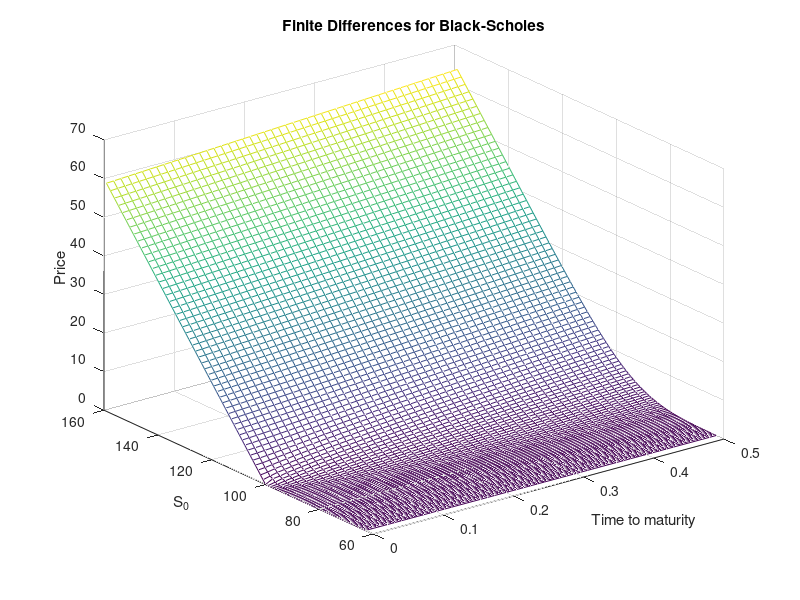

Write the MATLAB code that produced this figure. (Note: this script raises an error after producing the figure.)
%% Prepare Matlab

clc
clf
clear all
close all

%% Parameters

% Black-Scholes parameters
S = 100
K = 100
sigma = 0.2;
r = 0.1;
T = 0.5;
t = 0;

% Notation
b = r-sigma^2/2;

% Underlying
X = log(S);
l = abs(b)*T + 3*sigma*sqrt(T); % localization
XL = X-l; % lower bound
XU = X+l; % upper bound
XN = 101

% Time
tL = 0; % lower bound
tU = T; % upper bound
tN = 50

%% Grid

% Underlying
Xg = linspace(XL,XU,XN);
Sg = exp(Xg);

% Time
tg = linspace(tL,tU,tN);

% Grid sizes
k = Xg(2)-Xg(1);
h = tg(2)-tg(1);

%% Scheme

% theta = 0; % explicit
theta = 0.5; % Crank-Nicolson
% theta = 1; % fully implicit

u = zeros(XN,tN);

% Terminal condition
for j=1:XN;
    u(j,tN) = max(Sg(j)-K,0);
end

% Coefficients
alpha = sigma^2/(2*k^2)-b/(2*k);
beta = -sigma^2/k^2-r;
gamma = sigma^2/(2*k^2)+b/(2*k);
Ak = diag(alpha*ones(XN-1,1),-1)+...
      diag(beta*ones(XN,1),0)+...
      diag(gamma*ones(XN-1,1),1);
A = eye(XN)-h*theta*Ak;
B = eye(XN)+h*(1-theta)*Ak;
v = zeros(XN,1);

ws = waitbar(0,'Running scheme: 0% done...');
for i = tN:(-1):2
    
    % Vector v
    v(1) = alpha*0;
    v(end) = gamma*(theta*(Sg(XN)*exp(k)-K*exp(-r*(T-tg(i-1)))) ...
             + (1-theta)*(Sg(XN)*exp(k)-K*exp(-r*(T-tg(i)))));
    
    % Systems
    u(:,i-1) = A\(B*u(:,i)+h*v);
    
    waitbar((tN-i)/(tN-1),ws,sprintf('Running scheme: %d%% done...',round((tN-i)/(tN-1)*100)));
    
end
close(ws)

% Plots
figure(1)
    mesh(T-tg,Sg,u)
    title('Finite Differences for Black-Scholes')
    xlabel('Time to maturity')
    ylabel('S_0')
    zlabel('Price')
figure(2)
    plot(Sg,u(:,1),Sg,BSCall(Sg,K,sigma,T,r))
    legend(['theta = ' num2str(theta)],'Theoretical')

%% Prices

j = find(Sg>=S,1); % corresponding j
i = find(tg>=t,1); % corresponding i

Sc = Sg(j); % closest to S
tc = tg(i); % closest to t

EstimatedC = u(j,i) % estimated price
TheoreticalC = BSCall(Sc,K,sigma,T-tc,r) % theoretical price
Error = TheoreticalC-EstimatedC % error
